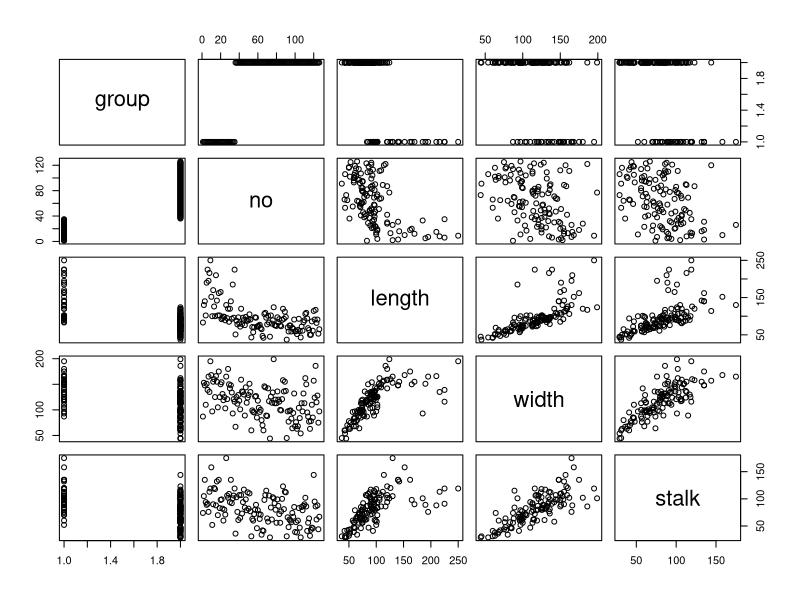
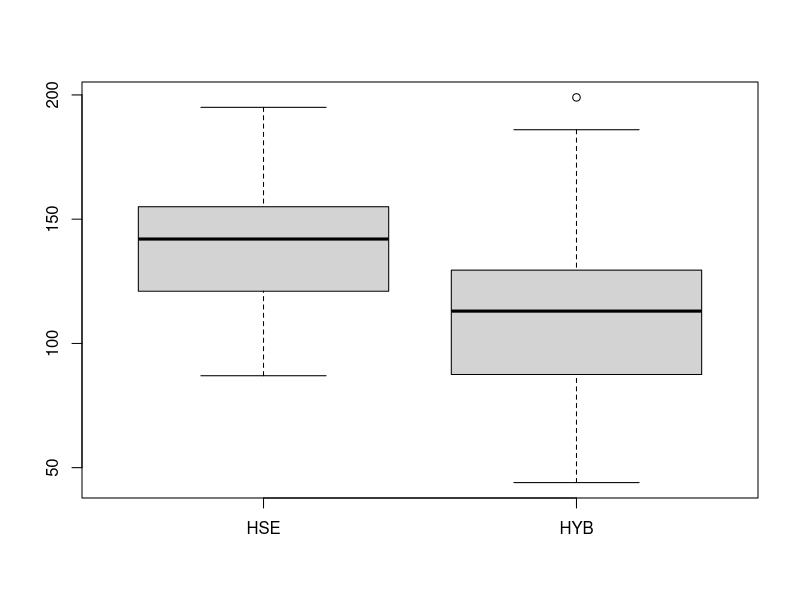
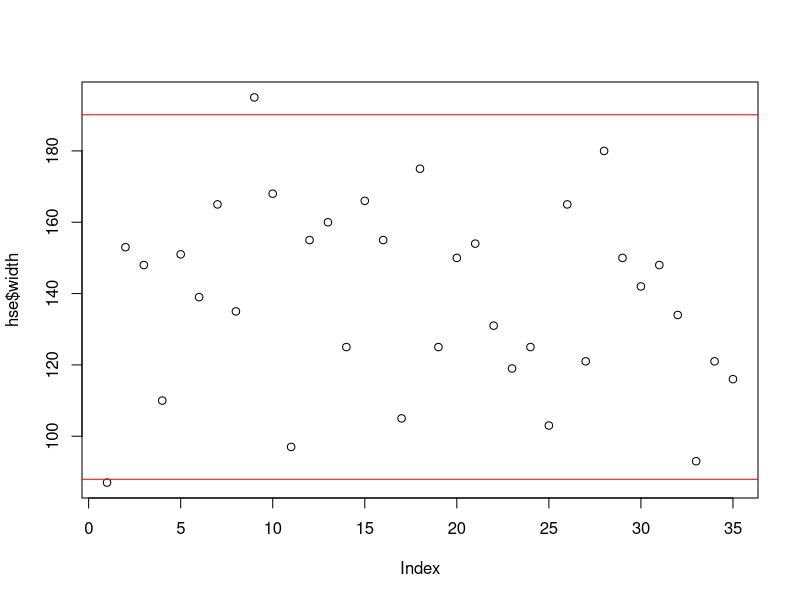
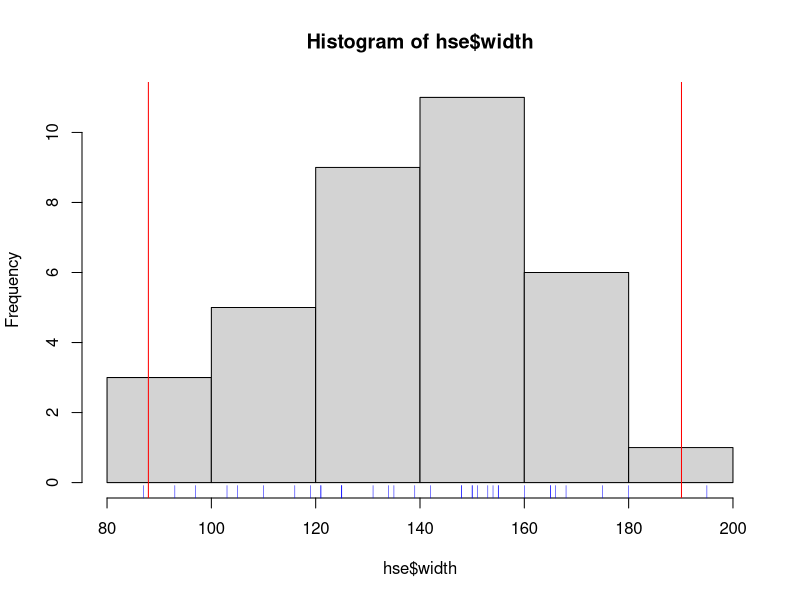

Here is the R script that generated these plots, in order: (Note: this script raises an error after producing the figures.)
## ---- chunk 1
knitr::opts_chunk$set(echo = TRUE, eval=FALSE)
leaves <- read.csv("leaves.csv")
## ---- chunk 2
knitr::opts_chunk$set(eval = FALSE)
library("gplots", quietly=TRUE, warn.conflicts = FALSE)
library("dplyr")
library("ggplot2")
## ---- chunk 3
#  ... do it
## ---- chunk 4
plot(leaves)
## ---- chunk 5
hyb <- subset(leaves, group == "HYB")
hse <- subset(leaves, group == "HSE")
## ---- chunk 6
boxplot(hse$width, hyb$width, names=c("HSE", "HYB"))
## ---- chunk 7
# use `hist`, `qqnorm`, `qqline`
# ...
## ---- chunk 8
quantile(hse$width, p = c(0.025, 0.975))
## ---- chunk 9
hse.mean <- mean(hse$width)
hse.sd   <- sd(hse$width)
hse.N    <- length(hse$width)
hse.se   <- hse.sd/sqrt(hse.N)
## ---- chunk 10
hse.95 <- hse.mean + c(-1.96, 1.96) * hse.sd
hse.95
## ---- chunk 11
hse.95 <- hse.mean + qnorm(c(0.025, 0.975)) * hse.sd
hse.95
## ---- chunk 12
plot(hse$width)
abline(h = hse.95, col="red")
## ---- chunk 13
hist(hse$width)
abline(v = hse.95, col="red")
rug(hse$width, col="blue")
## ---- chunk 14
hse.ci <- hse.mean + qt(p = c(0.025, 0.975), df = hse.N - 1) * hse.se
## ---- chunk 15
#  Do the same for the "hyb" data, calculate mean, sd, N, se and ci.
# ...
## ---- chunk 16
library("gplots")
barplot2(height = c(hyb.mean, hse.mean),
         ci.l   = c(hyb.ci[1], hse.ci[1]),
         ci.u   = c(hyb.ci[2], hse.ci[2]),
         plot.ci = TRUE,
         names.arg=c("Hyb", "HSE")
)
## ---- chunk 17
x <- barplot(c(hyb.mean, hse.mean),
  names.arg=c("HYB", "HSE"), ylim=c(0, 150))
segments(x0=x[1], y0=hyb.ci[1], y1=hyb.ci[2], lwd=2)
segments(x0=x[2], y0=hse.ci[1], y1=hse.ci[2], lwd=2)
## ---- chunk 18
t.test(width ~ group, data = leaves)
## ---- chunk 19
# var.test(...)
# t.test(...)
# ...
## ---- chunk 20
library("dplyr")
leaves <- read.csv("leaves.csv")

stats <-
  leaves |>
    group_by(group) |>
    summarize(mean = mean(width), sd=sd(width), N=length(width), se=sd/sqrt(N),
              lwr = mean + qt(p = 0.025, df = N-1) * se,
              upr = mean + qt(p = 0.975, df = N-1) * se
             )

stats
## ---- chunk 21
library("ggplot2")
stats |>
  ggplot(aes(x=group, y=mean, min=lwr, max=upr))  +
    geom_col() + geom_errorbar(width=0.2)
